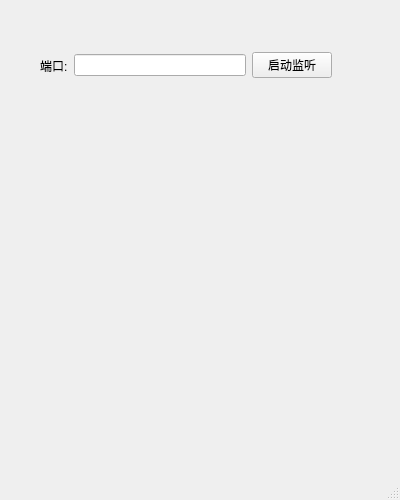
<?xml version="1.0" encoding="UTF-8"?>
<ui version="4.0">
 <class>MainWindow</class>
 <widget class="QMainWindow" name="MainWindow">
  <property name="geometry">
   <rect>
    <x>0</x>
    <y>0</y>
    <width>400</width>
    <height>500</height>
   </rect>
  </property>
  <property name="windowTitle">
   <string>MainWindow</string>
  </property>
  <widget class="QWidget" name="centralwidget">
   <widget class="QWidget" name="widget" native="true">
    <property name="geometry">
     <rect>
      <x>40</x>
      <y>30</y>
      <width>292</width>
      <height>71</height>
     </rect>
    </property>
    <layout class="QHBoxLayout" name="horizontalLayout">
     <item>
      <widget class="QLabel" name="label">
       <property name="text">
        <string>端口:</string>
       </property>
      </widget>
     </item>
     <item>
      <widget class="QLineEdit" name="lineEdit_Port"/>
     </item>
     <item>
      <widget class="QPushButton" name="pushButton_StartListening">
       <property name="text">
        <string>启动监听</string>
       </property>
      </widget>
     </item>
    </layout>
   </widget>
  </widget>
  <widget class="QMenuBar" name="menubar">
   <property name="geometry">
    <rect>
     <x>0</x>
     <y>0</y>
     <width>400</width>
     <height>22</height>
    </rect>
   </property>
  </widget>
  <widget class="QStatusBar" name="statusbar"/>
 </widget>
 <resources/>
 <connections/>
</ui>
